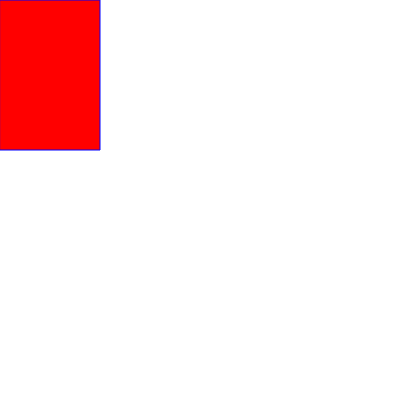
Frame 1 (no input)
Frame 60 (no input): identical to frame 1, image omitted
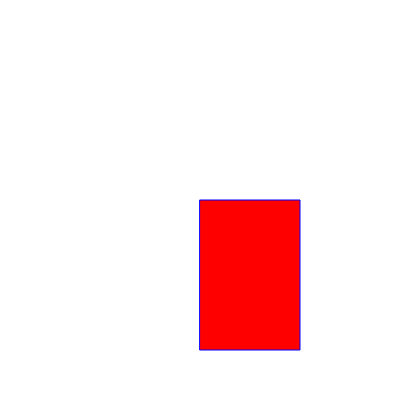
Frame 120 (the mouse pressed at the canvas centre since frame 60)

The p5.js sketch that drew these frames (run headless with seeded random() and noise() and a simulated clock; from frame 60 on, the mouse is pressed at the canvas centre):

// p5.js sketch
// ── sketch.js
function setup() {
    createCanvas(400, 400);
  }
  
  function draw() {
  
    stroke("blue")
    background("white"); 
    fill("red")
  
    // console.log(mouseIsPressed)
    rect(mouseX,mouseY,100,150)    
  
  }
